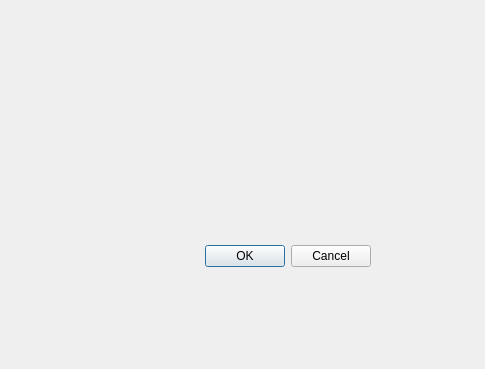
<?xml version="1.0" encoding="UTF-8"?>
<ui version="4.0">
 <class>Dialog</class>
 <widget class="QDialog" name="Dialog">
  <property name="geometry">
   <rect>
    <x>0</x>
    <y>0</y>
    <width>485</width>
    <height>369</height>
   </rect>
  </property>
  <property name="windowTitle">
   <string>Dialog</string>
  </property>
  <widget class="QDialogButtonBox" name="buttonBox">
   <property name="geometry">
    <rect>
     <x>30</x>
     <y>240</y>
     <width>341</width>
     <height>32</height>
    </rect>
   </property>
   <property name="orientation">
    <enum>Qt::Horizontal</enum>
   </property>
   <property name="standardButtons">
    <set>QDialogButtonBox::Cancel|QDialogButtonBox::Ok</set>
   </property>
  </widget>
 </widget>
 <resources/>
 <connections>
  <connection>
   <sender>buttonBox</sender>
   <signal>accepted()</signal>
   <receiver>Dialog</receiver>
   <slot>accept()</slot>
   <hints>
    <hint type="sourcelabel">
     <x>248</x>
     <y>254</y>
    </hint>
    <hint type="destinationlabel">
     <x>157</x>
     <y>274</y>
    </hint>
   </hints>
  </connection>
  <connection>
   <sender>buttonBox</sender>
   <signal>rejected()</signal>
   <receiver>Dialog</receiver>
   <slot>reject()</slot>
   <hints>
    <hint type="sourcelabel">
     <x>316</x>
     <y>260</y>
    </hint>
    <hint type="destinationlabel">
     <x>286</x>
     <y>274</y>
    </hint>
   </hints>
  </connection>
 </connections>
</ui>
